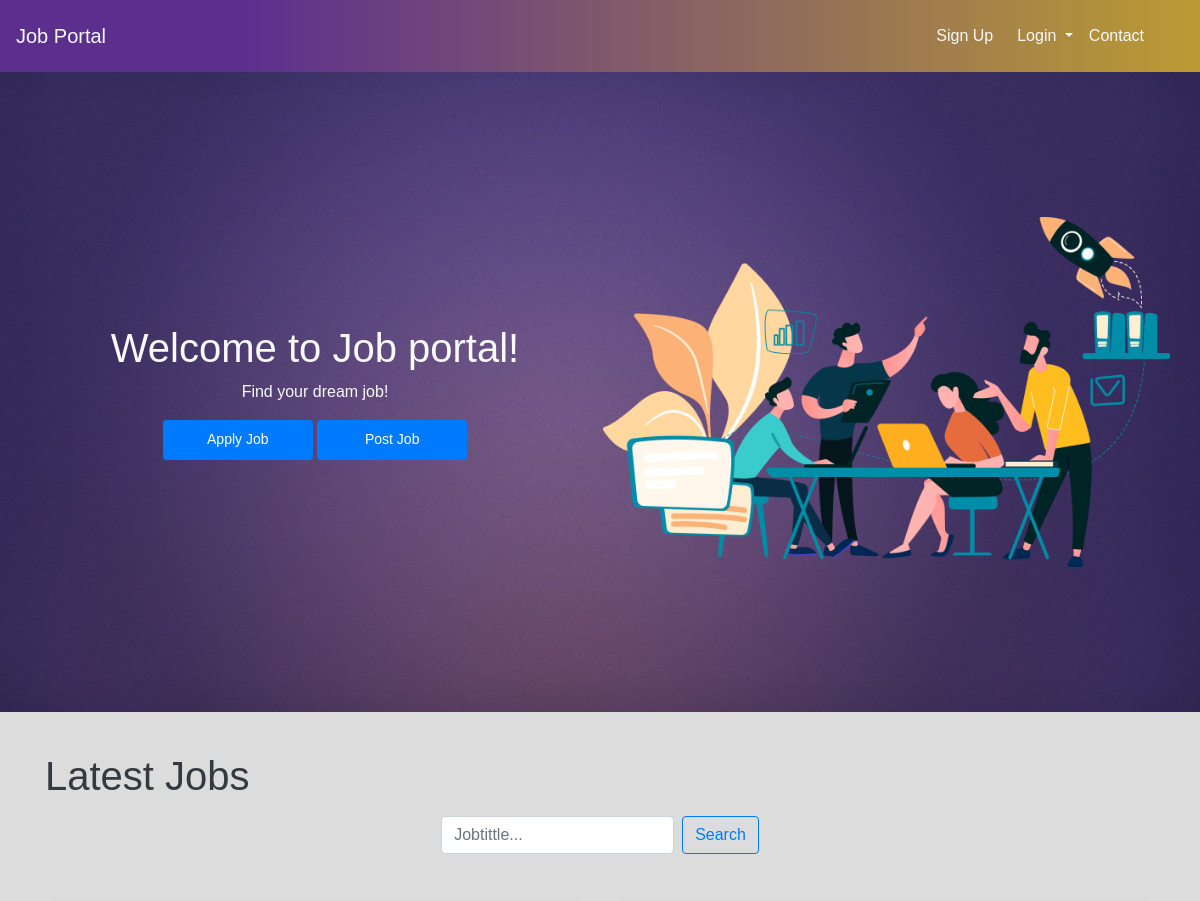
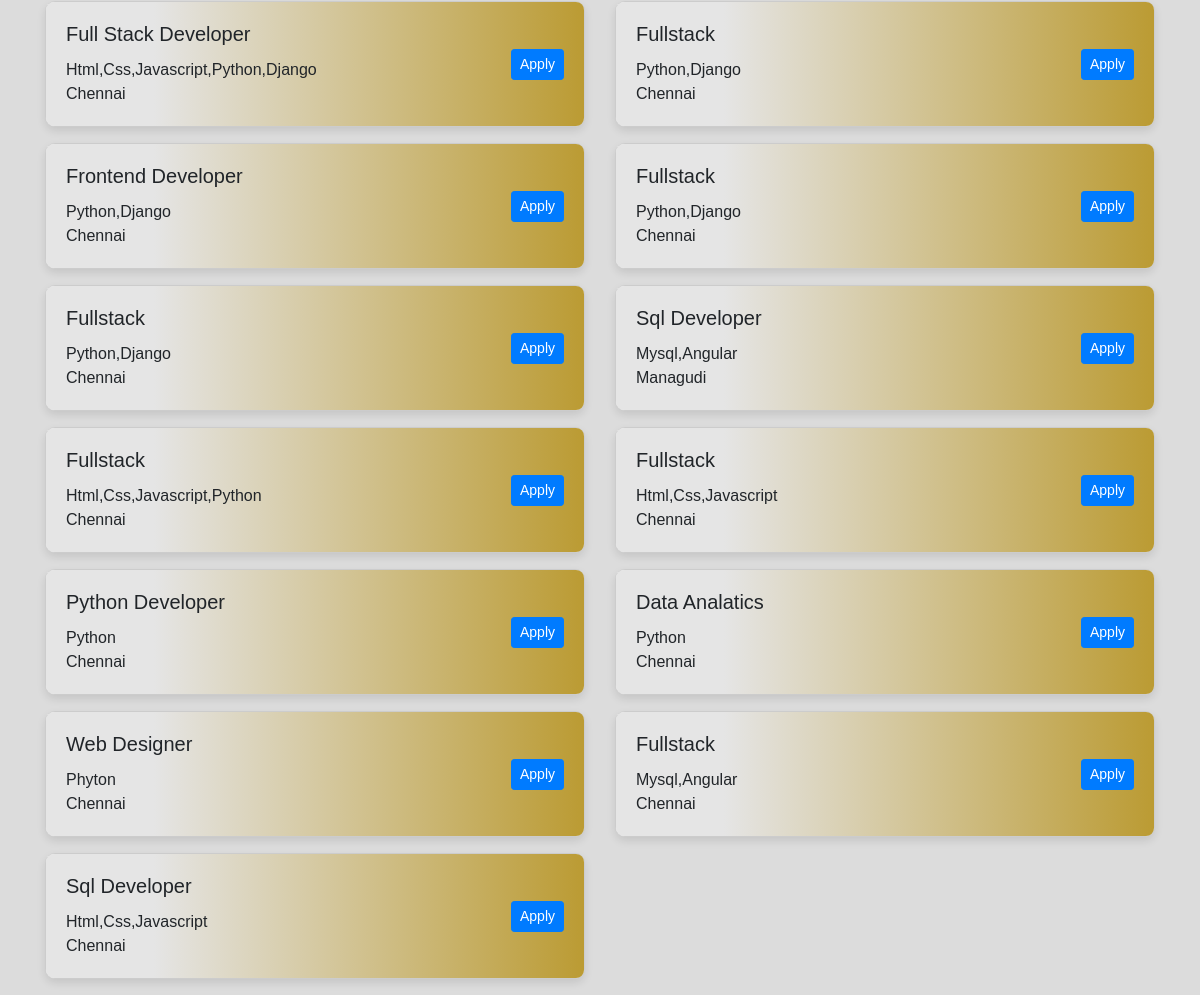
The page / on the database its author committed (2 pictures, top to bottom).
### app1/models.py (models this page shows, shortened)
class Job(models.Model):
    recruiter = models.ForeignKey(emprsignup,on_delete=models.CASCADE)
    startdate=models.DateField()
    enddate= models.DateField()
    title= models.CharField(max_length=100)
    salary= models.FloatField(max_length=20)
    description= models.CharField(max_length=300)
    experiance= models.CharField(max_length=50)
    location= models.CharField(max_length=100)
    skills= models.CharField(max_length=100)
    workmode = models.CharField(max_length=20,null=True)
    creationdate= models.DateField()

### app1/views.py (the view)
# urls.py: 2. Add a URL to urlpatterns:  path('', views.home, name='home')
def home(request):
    job=Job.objects.all().order_by('-startdate')
    d={'job':job}
    return render(request,'home.html',d)

### templates/home.html (shortened to what this page needs)
{%load static%}
<!DOCTYPE html>
<html lang="en">
<head>
    <link rel="stylesheet" href="https://stackpath.bootstrapcdn.com/bootstrap/4.5.2/css/bootstrap.min.css">
    <link rel="stylesheet" href="https://cdn.jsdelivr.net/npm/bootstrap-icons@1.18.0/font/bootstrap-icons.css">
</head>
<body>
  <div class="menu-bar">
  <nav class="navbar navbar-expand-lg p-3">
    <a class="navbar-brand text-light" href="#">Job Portal</a>
    <div class="collapse navbar-collapse" id="navbarNav">
        <ul class="navbar-nav ml-auto mr-4">
            <li class="nav-item mr-2">
                <a class="nav-link  text-light" href="./signup/">Sign Up</a>
            </li>
            <li class="nav-item dropdown">
                <a class="nav-link dropdown-toggle text-light" href="login" id="navbarDropdown" role="button" data-toggle="dropdown" aria-haspopup="true" aria-expanded="false">
                    Login
                </a>
            </li>
            <li class="nav-item mr-2">
                <a class="nav-link  text-light" href="/contact/">Contact</a>
            </li>
        </ul>
    </div>
</nav>
</div>
<div class="banner text-center">
<div  class="container ">
    <div class="row align-items-center" >
        <div class="col-md-6">
            <h1 class="text-center text-light">Welcome to Job portal!</h1>
            <p class="text-center text-light">Find your dream job!</p>
            <a href="/jobskrsignup/" class="btn btn-primary btn-sm"  style="width:150px; height:40px; padding: 8px">Apply Job</a>
            <a href="/emprsignup/" class="btn btn-primary btn-sm"  style="width:150px; height:40px; padding: 8px">Post Job</a>
        </div>
     <img src="{%static 'image/t.jpg'%}" class="rounded float-end"  alt="..." style="background: transparent;">
    </div>
</div>
</div>
<section id="body">
<br>
<div class="container mt-3">
    <h1 class="text-dark">Latest Jobs</h1>
    <div class="navbar bg-body-tertiary mb-3">
        <div class="container-fluid justify-content-center">
          <form class="d-flex" role="search" action="/search" method="get">
            <input class="form-control me-2 mr-2" type="search" placeholder="Jobtittle..." aria-label="Search" name="search">
            <button class="btn btn-outline-primary" type="submit">Search</button>
          </form>
        </div>
    </div>
    <br>
    <div class="row">
        {% for i in job %}
            <div class="col-md-6 ">
                <div class="card mb-3 custom-card">
                    <div class="card-body  d-flex justify-content-between align-items-center">
                        <div>
                        <h5 class="card-title">{{ i.title|title}}</h5>
                        <p class="card-text mb-0">{{ i.skills|title}}</p>
                        <p class="card-text">{{ i.location|title}}</p>
                        </div>
                        <a href="/jobskrsignup" class="btn btn-primary btn-sm">Apply</a>
                    </div>
                </div>
            </div>
        {% endfor %}
    </div>
</div>
</section>
</body>
</html>

### rows shown on the page
Job: title "Full Stack Developer", skills "Html,Css,Javascript,Python,Django", location "Chennai"
Job: title "Fullstack", skills "Python,Django", location "Chennai"
Job: title "Frontend Developer", skills "Python,Django", location "Chennai"
Job: title "Fullstack", skills "Python,Django", location "Chennai"
Job: title "Fullstack", skills "Python,Django", location "Chennai"
Job: title "Sql Developer", skills "Mysql,Angular", location "Managudi"
Job: title "Fullstack", skills "Html,Css,Javascript,Python", location "Chennai"
Job: title "Fullstack", skills "Html,Css,Javascript", location "Chennai"
Job: title "Python Developer", skills "Python", location "Chennai"
Job: title "Data Analatics", skills "Python", location "Chennai"
Job: title "Web Designer", skills "Phyton", location "Chennai"
Job: title "Fullstack", skills "Mysql,Angular", location "Chennai"
Job: title "Sql Developer", skills "Html,Css,Javascript", location "Chennai"
